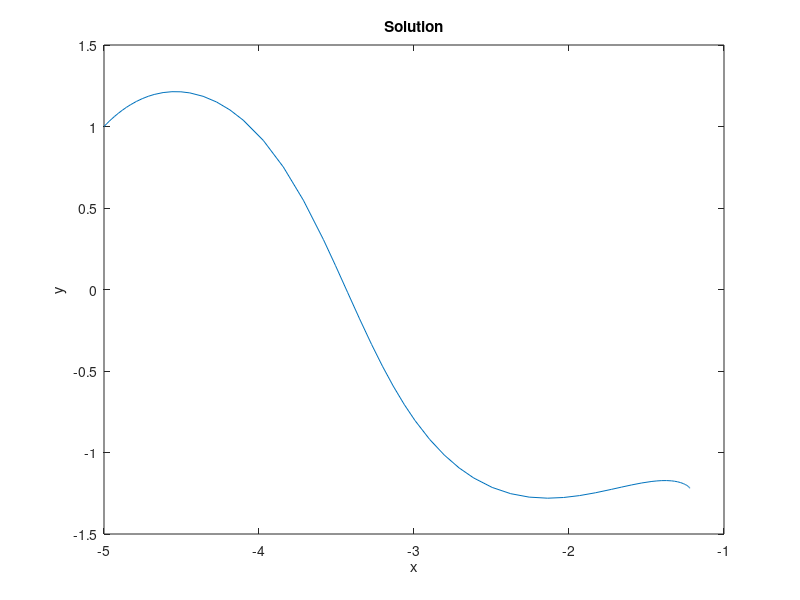

MATLAB code to generate this figure:
clc; clear;
y1y2der = @(x, y) [y(2); ( (x^2 + x + y(1))/(x - y(1)) - 2*y(2)^2) / 2*y(1)];

y0 = [1; 1];
rangex = [-5, 5];
[x,y] = ode45(y1y2der, rangex, y0);

plot(x,y(:,1));
xlabel('x');
ylabel('y');
title('Solution');